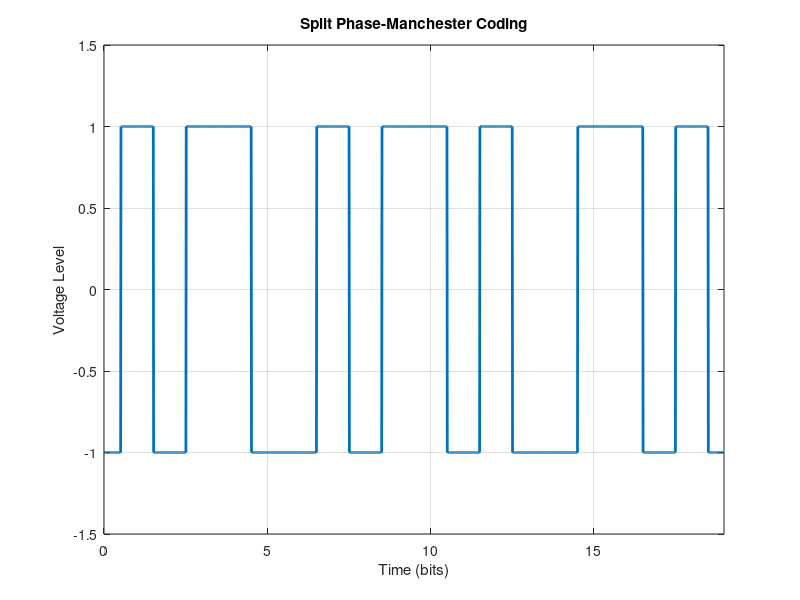

MATLAB code for this plot:
clc;
clear ;
close all;
% Number of bits
N = 10;

% Generate random binary data
binary_data = randi([0, 1], 1, N);

% Binary to Manchester Conversion
manchester_data = [];
for m = 1:N
    if binary_data(m) == 1
        manchester_data = [manchester_data 1 -1];
    else
        manchester_data = [manchester_data -1 1];
    end
end

% Manchester Coding Pulse Shaping
i = 1;
l = 0.5;
t = 0:0.01:(2*N-1);

y = zeros(size(t)); % Initialize the output signal

for j = 1:length(t)
    if t(j) <= l % Condition for the first half cycle
        y(j) = manchester_data(i); % Assign values for the first half cycle
    else
        y(j) = manchester_data(i);
        i = i + 1; % Increment index for binary input data
        l = l + 1; % Increment l for the second half cycle
    end
end

% Plotting
plot(t, y, 'lineWidth', 2); % Linewidth 2 for clear visualization
axis([0, 2*N-1, -1.5, 1.5]); % Axis set-up
grid on;
title('Split Phase-Manchester Coding');
xlabel('Time (bits)');
ylabel('Voltage Level');
